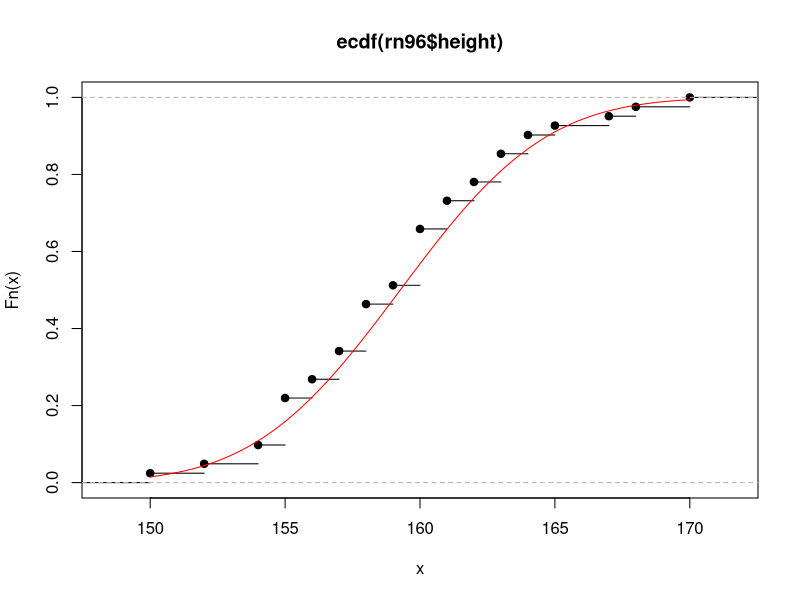
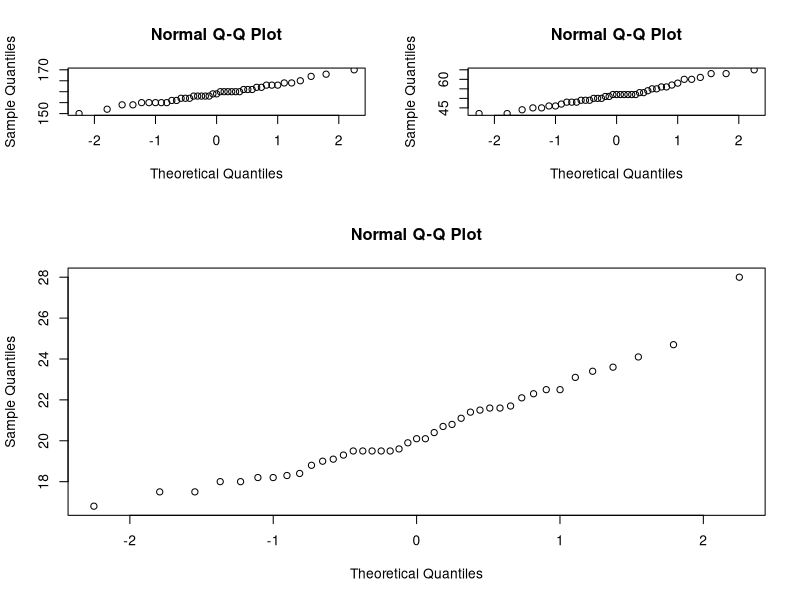
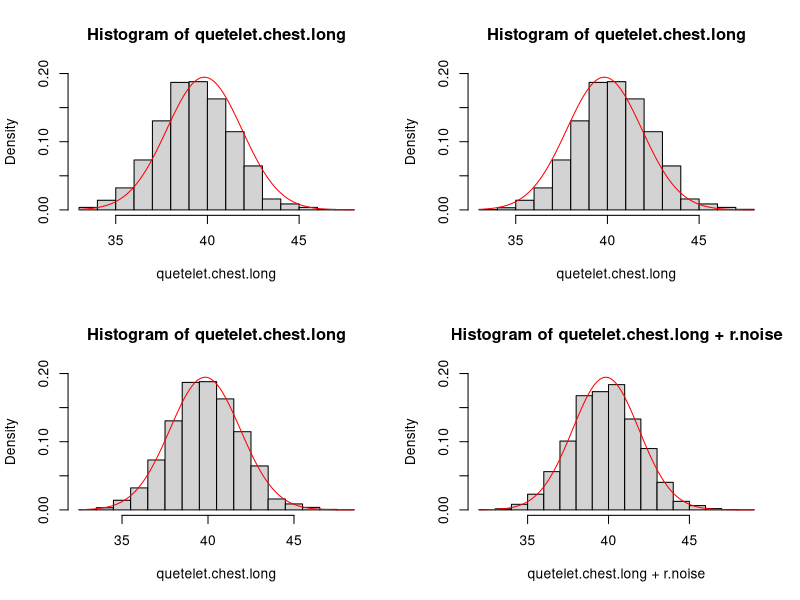
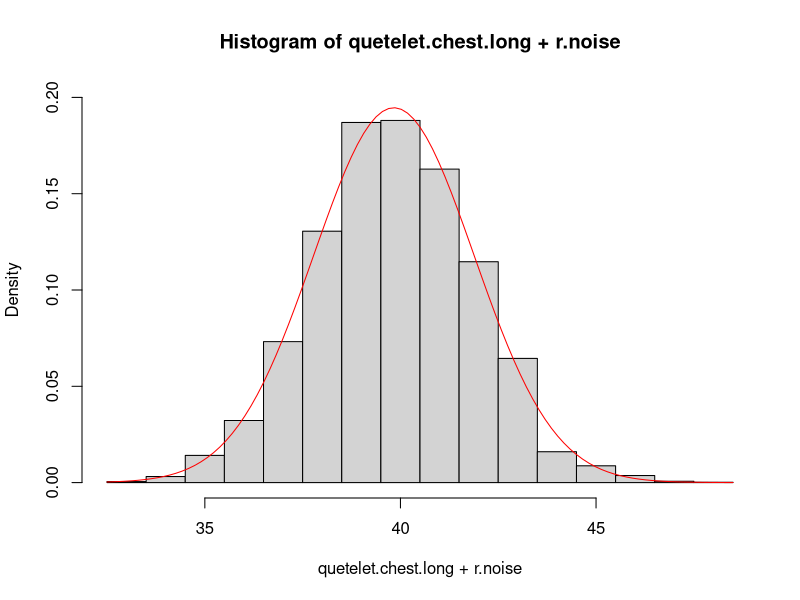
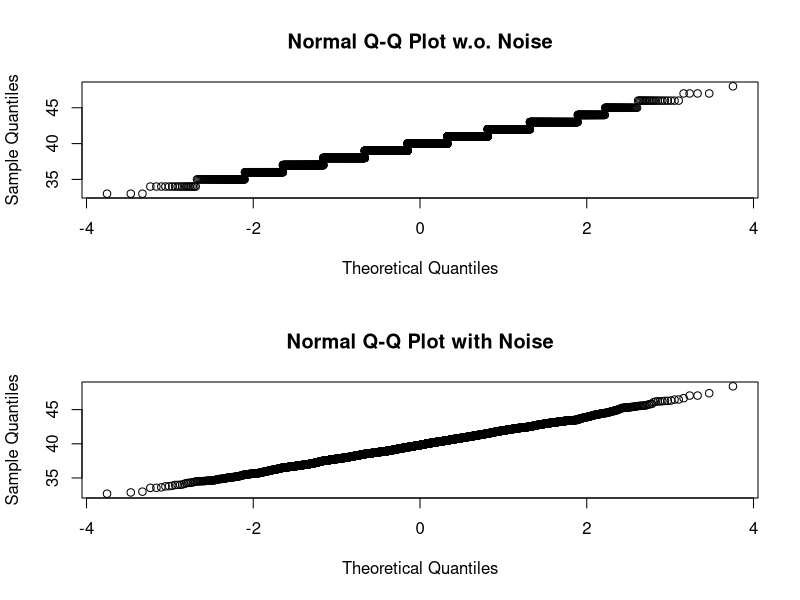

The R script that drew these images, in order:
## ---- chunk 1
rn96<-read.table("rn96.txt",header=T,sep="")
head(rn96)
BMI<-round(rn96$weight/(rn96$height/100)^2,digits=1)
head(BMI)
head(cbind(rn96,BMI))
head(data.frame(rn96,BMI))
## ---- chunk 2
install.packages("nortest", repos="http://cran.nexr.com/")
library(nortest)
## ---- chunk 3
help(package=nortest)
## ---- chunk 4
mean.height<-mean(rn96$height)
sd.height<-sd(rn96$height)
min.height<-min(rn96$height)
max.height<-max(rn96$height)
x.height<-seq(min.height,max.height,1/100)
plot(ecdf(rn96$height))
lines(x.height,pnorm(x.height,mean.height,sd.height),col="red")
## ---- chunk 5
apply(cbind(rn96,BMI),2,ad.test)
apply(cbind(rn96,BMI),2,cvm.test)
apply(cbind(rn96,BMI),2,lillie.test)
apply(cbind(rn96,BMI),2,pearson.test)
apply(cbind(rn96,BMI),2,sf.test)
apply(cbind(rn96,BMI),2,shapiro.test)
## ---- chunk 6
layout(matrix(c(1,2,3,3),2,2, byrow=TRUE), heights=c(1,2))
apply(cbind(rn96,BMI),2,qqnorm)
## ---- chunk 7
chest<-33:48
freq<-c(3,18,81,185,420,749,1073,1079,934,658,370,92,50,21,4,1)
sum(freq)
## ---- chunk 8
quetelet.chest<-data.frame(chest,freq)
## ---- chunk 9
quetelet.chest.long<-rep(33,3)
for (i in 34:48) {
quetelet.chest.long<-c(quetelet.chest.long,rep(i,quetelet.chest$freq[i-32]))
}
length(quetelet.chest.long)
## ---- chunk 10
mean.chest<-mean(quetelet.chest.long)
sd.chest<-sd(quetelet.chest.long)
x<-seq(32.5,48.5,length=1000)
y.norm<-dnorm(x,mean=mean.chest,sd=sd.chest)
## ---- chunk 11
par(mfrow=c(2,2))
h1<-hist(quetelet.chest.long,prob=T,ylim=c(0,0.2))
curve(dnorm(x,mean.chest,sd.chest),add=TRUE,col="red")
h2<-hist(quetelet.chest.long,prob=T,right=F,ylim=c(0,0.2))
curve(dnorm(x,mean.chest,sd.chest),add=TRUE,col="red")
h3<-hist(quetelet.chest.long,prob=T,breaks=32.5:48.5,ylim=c(0,0.2))
curve(dnorm(x,mean.chest,sd.chest),add=TRUE,col="red")
r.noise<-runif(5738)-0.5
h4<-hist(quetelet.chest.long+r.noise,prob=T,ylim=c(0,0.2))
curve(dnorm(x,mean.chest,sd.chest),add=TRUE,col="red")
## ---- chunk 12
par(mfrow=c(1,1))
h5<-hist(quetelet.chest.long+r.noise,prob=T,breaks=32.5:48.5,ylim=c(0,0.2))
curve(dnorm(x,mean.chest,sd.chest),add=TRUE,col="red")
## ---- chunk 13
h1
list(h1$breaks,h1$counts)
list(h2$breaks,h2$counts)
list(h3$breaks,h3$counts)
list(h4$breaks,h4$counts)
list(h5$breaks,h5$counts)
## ---- chunk 14
quetelet.chest.noise<-quetelet.chest.long+r.noise
apply(cbind(quetelet.chest.long,quetelet.chest.noise),2,ad.test)
apply(cbind(quetelet.chest.long,quetelet.chest.noise),2,cvm.test)
apply(cbind(quetelet.chest.long,quetelet.chest.noise),2,lillie.test)
apply(cbind(quetelet.chest.long,quetelet.chest.noise),2,pearson.test)
## ---- chunk 15
id.sample<-sample(1:5738,size=5000)
quetelet.chest.long.sample<-quetelet.chest.long[id.sample]
quetelet.chest.noise.sample<-quetelet.chest.noise[id.sample]
apply(cbind(quetelet.chest.long.sample,quetelet.chest.noise.sample),2,sf.test)
## ---- chunk 16
par(mfrow=c(2,1))
qqnorm(quetelet.chest.long, main="Normal Q-Q Plot w.o. Noise")
qqnorm(quetelet.chest.noise, main="Normal Q-Q Plot with Noise")
